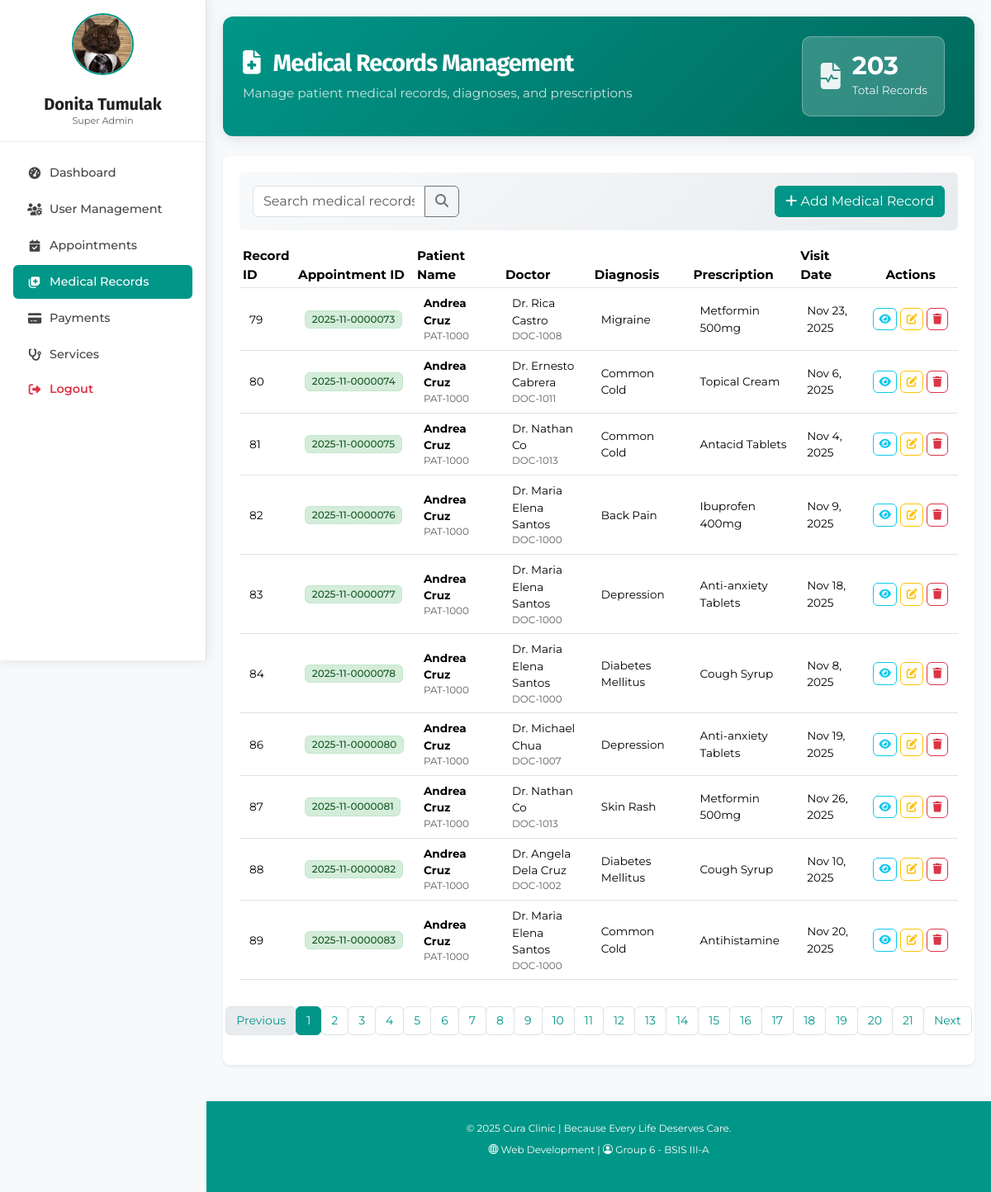
Screenshot of /pages/medical_records_management.php (signed in) with the database file from the repository.
### tables this page shows
CREATE TABLE `medical_record` (
  `med_rec_id` int(11) NOT NULL,
  `med_rec_diagnosis` text NOT NULL,
  `med_rec_prescription` text NOT NULL,
  `med_rec_visit_date` date NOT NULL,
  `med_rec_created_at` datetime NOT NULL DEFAULT current_timestamp(),
  `med_rec_updated_at` datetime DEFAULT current_timestamp() ON UPDATE current_timestamp(),
  `appt_id` int(11) NOT NULL
);

CREATE TABLE `appointment` (
  `appt_id` int(11) NOT NULL,
  `appt_date` date NOT NULL,
  `appt_time` time NOT NULL,
  `appt_created_at` datetime NOT NULL DEFAULT current_timestamp(),
  `appt_updated_at` datetime DEFAULT current_timestamp() ON UPDATE current_timestamp(),
  `pat_id` int(11) DEFAULT NULL,
  `doc_id` int(11) DEFAULT NULL,
  `serv_id` int(11) DEFAULT NULL,
  `stat_id` int(11) DEFAULT NULL
);

### classes/medical/MedicalRecord.php (called while the page is built, shortened)
<?php
class MedicalRecord {
    private $conn;
    private $table = "medical_record";
    private function response($status, $data = [], $message = "") {
        return [
            "status" => $status,
            "data" => $data,
            "message" => $message
        ];
    }
    public function __construct($db) {
        $this->conn = $db;
    }
    public function getAllMedicalRecords() {
        try {
            $query = "SELECT
                        mr.med_rec_id,
                        mr.appt_id,
                        mr.med_rec_diagnosis,
                        mr.med_rec_prescription,
                        mr.med_rec_visit_date,
                        a.appt_date,
                        -- Join with appointment and related tables to get patient and doctor info
                        a.pat_id as patient_id,
                        CONCAT(p.pat_first_name, ' ', p.pat_last_name) AS patient_name,
                        a.doc_id as doctor_id,
                        CONCAT('Dr. ', d.doc_first_name, ' ', d.doc_last_name) AS doctor_name
                      FROM {$this->table} mr
                      INNER JOIN appointment a ON mr.appt_id = a.appt_id
                      INNER JOIN patient p ON a.pat_id = p.pat_id
                      INNER JOIN doctor d ON a.doc_id = d.doc_id
                      ORDER BY mr.med_rec_created_at DESC";
            $stmt = $this->conn->query($query);
            $result = $stmt->fetchAll(PDO::FETCH_ASSOC);
            return $this->response(
                "success",
                $result ?: [],
                $result ? "Medical records retrieved successfully." : "No medical records found."
            );
        } catch (PDOException $e) {
            return $this->response("error", [], $e->getMessage());
        }
    }
}
?>

### classes/appointments/Appointment.php (called while the page is built, shortened)
<?php
class Appointment {
        public function formatAppointmentId($appt_id, $appt_date) {
        $date = new DateTime($appt_date);
        $year = $date->format('Y');
        $month = $date->format('m');
        $formatted_sequence = str_pad($appt_id, 7, '0', STR_PAD_LEFT);
        return "{$year}-{$month}-{$formatted_sequence}";
    }
}
?>

### pages/medical_records_management.php (the view, shortened to what this page needs)
<?php
$user_type = $_SESSION['user_type'] ?? '';
$is_staff = ($user_type === 'staff');
$database = new Database();
$db = $database->connect();
require_once '../classes/medical/MedicalRecord.php';
require_once '../classes/appointments/Appointment.php';
$medicalRecord = new MedicalRecord($db);
$appointment = new Appointment($db);
$medical_records = $medicalRecord->getAllMedicalRecords();
include '../includes/header.php';
?>
<body class="management-page">
    <div class="container-fluid">
        <div class="row">
            <?php include '../includes/sidebar_user.php'; ?>
            <div class="col-lg-10 management-content">
                <div class="management-header">
                    <div class="row align-items-center">
                        <div class="col-md-8">
                            <h1><i class="fas fa-file-medical me-3"></i>Medical Records Management</h1>
                            <p class="text-muted mb-0">
                                <?php echo $is_staff ? 'View patient medical records' : 'Manage patient medical records, diagnoses, and prescriptions'; ?>
                            </p>
                        </div>
                        <div class="col-md-4 text-end">
                            <div class="stats-card">
                                <div class="stats-content">
                                    <i class="fas fa-file-medical-alt stats-icon"></i>
                                    <div class="stats-text">
                                        <div class="stats-number">
                                            <?php echo $medical_records['status'] === 'success' ? count($medical_records['data']) : 0; ?>
                                        </div>
                                        <div class="stats-label">Total Records</div>
                                    </div>
                                </div>
                            </div>
                        </div>
                    </div>
                </div>
                <div class="management-table-container">
                    <div class="management-table-header d-flex justify-content-between align-items-center mb-3 p-3 bg-light rounded">
                        <div class="search-section">
                            <div class="input-group search-box">
                                <input type="text" class="form-control"
                                       placeholder="Search medical records..."
                                       id="search-medical-records">
                                <button class="btn btn-outline-secondary" type="button">
                                    <i class="fas fa-search"></i>
                                </button>
                            </div>
                        </div>
                        <div class="action-section">
                            <?php if (!$is_staff): ?>
                                <button class="btn btn-teal" onclick="openAddModal()">
                                    <i class="fas fa-plus"></i> Add Medical Record
                                </button>
                            <?php else: ?>
                                <span class="text-muted">
                                    <i class="fas fa-eye me-1"></i>View Only Access
                                </span>
                            <?php endif; ?>
                        </div>
                    </div>
                    <div class="table-responsive">
                        <table class="table table-hover table-sm" id="medical-records-table">
                            <thead class="table-teal">
                                <tr>
                                    <th width="8%">Record ID</th>
                                    <th width="12%">Appointment ID</th>
                                    <th width="16%">Patient Name</th>
                                    <th width="16%">Doctor</th>
                                    <th width="16%">Diagnosis</th>
                                    <th width="16%">Prescription</th>
                                    <th width="12%">Visit Date</th>
                                    <th width="8%">Actions</th>
                                </tr>
                            </thead>
                            <tbody>
                                <?php if ($medical_records['status'] === 'success' && !empty($medical_records['data'])): ?>
                                    <?php foreach ($medical_records['data'] as $record): ?>
                                    <tr>
                                        <td><?php echo $record['med_rec_id']; ?></td>
                                        <td>
                                            <?php $formattedApptId = $appointment->formatAppointmentId($record['appt_id'], $record['appt_date']);?>
                                          <span class="badge pastel-green"><?php echo $formattedApptId; ?></span>
                                        </td>
                                        <td>
                                            <strong><?php echo htmlspecialchars($record['patient_name']); ?></strong>
                                            <small class="text-muted d-block">PAT-<?php echo $record['patient_id']; ?></small>
                                        </td>
                                        <td>
                                            <span><?php echo htmlspecialchars($record['doctor_name']); ?></span>
                                            <small class="text-muted d-block">DOC-<?php echo $record['doctor_id']; ?></small>
                                        </td>
                                        <td>
                                            <span class="diagnosis-preview"
                                                  data-bs-toggle="tooltip"
                                                  title="<?php echo htmlspecialchars($record['med_rec_diagnosis']); ?>">
                                                <?php
                                                $diagnosis = $record['med_rec_diagnosis'];
                                                echo strlen($diagnosis) > 50 ? htmlspecialchars(substr($diagnosis, 0, 50)) . '...' : htmlspecialchars($diagnosis);
                                                ?>
                                            </span>
                                        </td>
                                        <td>
                                            <span class="prescription-preview"
                                                  data-bs-toggle="tooltip"
                                                  title="<?php echo htmlspecialchars($record['med_rec_prescription']); ?>">
                                                <?php
                                                $prescription = $record['med_rec_prescription'];
                                                echo strlen($prescription) > 50 ? htmlspecialchars(substr($prescription, 0, 50)) . '...' : htmlspecialchars($prescription);
                                                ?>
                                            </span>
                                        </td>
                                        <td>
                                            <?php echo date('M j, Y', strtotime($record['med_rec_visit_date'])); ?>
                                        </td>
                                        <td class="align-middle">
                                            <div class="d-flex gap-1">
                                                <button class="btn btn-outline-info btn-action"
                                                        onclick="viewRecordDetails(<?php echo $record['med_rec_id']; ?>)"
                                                        title="View Details">
                                                    <i class="fas fa-eye"></i>
                                                </button>
                                                <?php if (!$is_staff): ?>
                                                    <button class="btn btn-outline-warning btn-action"
                                                            onclick="openEditModal(<?php echo $record['med_rec_id']; ?>)"
                                                            title="Edit">
                                                        <i class="fas fa-edit"></i>
                                                    </button>
                                                    <button class="btn btn-outline-danger btn-action"
                                                            onclick="confirmDelete(<?php echo $record['med_rec_id']; ?>, 'Record #<?php echo $record['med_rec_id']; ?>', 'medical_record', 'medical_records_management.php')"
                                                            title="Delete">
                                                        <i class="fas fa-trash"></i>
                                                    </button>
                                                <?php endif; ?>
                                            </div>
                                        </td>
                                    </tr>
                                    <?php endforeach; ?>
                                <?php endif; ?>
                            </tbody>
                        </table>
                    </div>
                    <?php if ($medical_records['status'] === 'success' && !empty($medical_records['data']) && count($medical_records['data']) > 10): ?>
                    <nav aria-label="Medical records pagination">
                        <ul class="pagination justify-content-center mt-3" id="medical-records-pagination">
                        </ul>
                    </nav>
                    <?php endif; ?>
                </div>
            </div>
        </div>
    </div>
    <?php include '../includes/footer.php'; ?>

### rows the page displays
medical_record: med_rec_id "79", appt.appt_date "2025-11-0000073", patient_name "Andrea Cruz", appt.pat_id "1000", doctor_name "Dr. Rica Castro", appt.doc_id "1008", med_rec_diagnosis "Migraine", med_rec_prescription "Metformin 500mg", med_rec_visit_date "Nov 23, 2025"
medical_record: med_rec_id "80", appt.appt_date "2025-11-0000074", patient_name "Andrea Cruz", appt.pat_id "1000", doctor_name "Dr. Ernesto Cabrera", appt.doc_id "1011", med_rec_diagnosis "Common Cold", med_rec_prescription "Topical Cream", med_rec_visit_date "Nov 6, 2025"
medical_record: med_rec_id "81", appt.appt_date "2025-11-0000075", patient_name "Andrea Cruz", appt.pat_id "1000", doctor_name "Dr. Nathan Co", appt.doc_id "1013", med_rec_diagnosis "Common Cold", med_rec_prescription "Antacid Tablets", med_rec_visit_date "Nov 4, 2025"
medical_record: med_rec_id "82", appt.appt_date "2025-11-0000076", patient_name "Andrea Cruz", appt.pat_id "1000", doctor_name "Dr. Maria Elena Santos", appt.doc_id "1000", med_rec_diagnosis "Back Pain", med_rec_prescription "Ibuprofen 400mg", med_rec_visit_date "Nov 9, 2025"
medical_record: med_rec_id "83", appt.appt_date "2025-11-0000077", patient_name "Andrea Cruz", appt.pat_id "1000", doctor_name "Dr. Maria Elena Santos", appt.doc_id "1000", med_rec_diagnosis "Depression", med_rec_prescription "Anti-anxiety Tablets", med_rec_visit_date "Nov 18, 2025"
medical_record: med_rec_id "84", appt.appt_date "2025-11-0000078", patient_name "Andrea Cruz", appt.pat_id "1000", doctor_name "Dr. Maria Elena Santos", appt.doc_id "1000", med_rec_diagnosis "Diabetes Mellitus", med_rec_prescription "Cough Syrup", med_rec_visit_date "Nov 8, 2025"
medical_record: med_rec_id "86", appt.appt_date "2025-11-0000080", patient_name "Andrea Cruz", appt.pat_id "1000", doctor_name "Dr. Michael Chua", appt.doc_id "1007", med_rec_diagnosis "Depression", med_rec_prescription "Anti-anxiety Tablets", med_rec_visit_date "Nov 19, 2025"
medical_record: med_rec_id "87", appt.appt_date "2025-11-0000081", patient_name "Andrea Cruz", appt.pat_id "1000", doctor_name "Dr. Nathan Co", appt.doc_id "1013", med_rec_diagnosis "Skin Rash", med_rec_prescription "Metformin 500mg", med_rec_visit_date "Nov 26, 2025"
medical_record: med_rec_id "88", appt.appt_date "2025-11-0000082", patient_name "Andrea Cruz", appt.pat_id "1000", doctor_name "Dr. Angela Dela Cruz", appt.doc_id "1002", med_rec_diagnosis "Diabetes Mellitus", med_rec_prescription "Cough Syrup", med_rec_visit_date "Nov 10, 2025"
medical_record: med_rec_id "89", appt.appt_date "2025-11-0000083", patient_name "Andrea Cruz", appt.pat_id "1000", doctor_name "Dr. Maria Elena Santos", appt.doc_id "1000", med_rec_diagnosis "Common Cold", med_rec_prescription "Antihistamine", med_rec_visit_date "Nov 20, 2025"

### other values shown
$full_name "Donita Tumulak"
$role_title "Super Admin"
count($medical_records['data']) "203"
